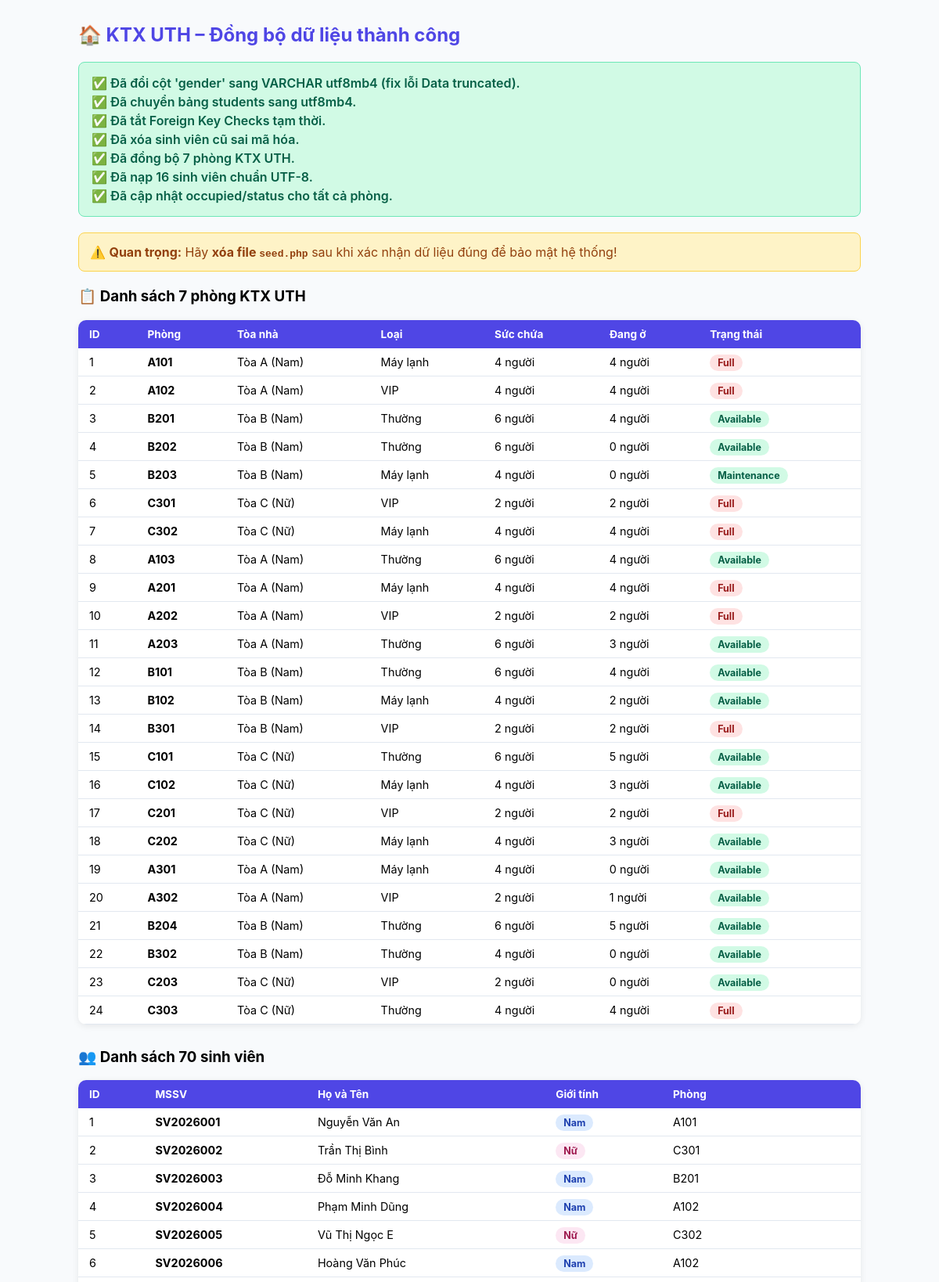
Page /seed.php (upper part) on the committed database.
### tables this page shows
CREATE TABLE IF NOT EXISTS `rooms` (
    `id` INT AUTO_INCREMENT PRIMARY KEY,
    `room_number` VARCHAR(20) NOT NULL UNIQUE,
    `building` VARCHAR(50) NOT NULL,
    `floor` INT NOT NULL DEFAULT 1,
    `room_type` VARCHAR(50) NOT NULL DEFAULT 'Thường',
    `capacity` INT NOT NULL DEFAULT 4,
    `occupied` INT NOT NULL DEFAULT 0,
    `price` DECIMAL(12,2) NOT NULL DEFAULT 600000,
    `status` ENUM('Available', 'Full', 'Maintenance') DEFAULT 'Available',
    `description` TEXT NULL,
    `created_at` TIMESTAMP DEFAULT CURRENT_TIMESTAMP
);

CREATE TABLE IF NOT EXISTS `students` (
    `id` INT AUTO_INCREMENT PRIMARY KEY,
    `user_id` INT NULL,
    `student_code` VARCHAR(20) NOT NULL UNIQUE,
    `fullname` VARCHAR(100) NOT NULL,
    `gender` ENUM('Nam', 'Nữ') NOT NULL,
    `dob` DATE NOT NULL,
    `phone` VARCHAR(15) NOT NULL,
    `email` VARCHAR(100) NOT NULL,
    `address` VARCHAR(255) NOT NULL,
    `faculty` VARCHAR(100) NOT NULL,
    `avatar` VARCHAR(255) DEFAULT 'default.png',
    `room_id` INT NULL,
    `created_at` TIMESTAMP DEFAULT CURRENT_TIMESTAMP,
    FOREIGN KEY (`user_id`) REFERENCES `users`(`id`) ON DELETE SET NULL,
    FOREIGN KEY (`room_id`) REFERENCES `rooms`(`id`) ON DELETE SET NULL
);

### public/seed.php (the view, shortened to what this page needs)
<?php
try {
    $dsn = "mysql:host=" . (DatabaseConfig::getHost()) . ";dbname=" . (DatabaseConfig::getName()) . ";charset=utf8mb4";
    $pdo = new PDO($dsn, DatabaseConfig::getUser(), DatabaseConfig::getPass(), [
        PDO::ATTR_ERRMODE => PDO::ERRMODE_EXCEPTION,
        PDO::ATTR_DEFAULT_FETCH_MODE => PDO::FETCH_ASSOC,
        PDO::ATTR_EMULATE_PREPARES => true
    ]);
    $pdo->exec("SET NAMES utf8mb4 COLLATE utf8mb4_unicode_ci");
    $pdo->exec("SET CHARACTER SET utf8mb4");
    $pdo->exec("SET collation_connection = utf8mb4_unicode_ci");
    $log = [];
    $pdo->exec("ALTER TABLE students MODIFY COLUMN gender VARCHAR(10) CHARACTER SET utf8mb4 COLLATE utf8mb4_unicode_ci NOT NULL DEFAULT 'Nam'");
    $log[] = "✅ Đã đổi cột 'gender' sang VARCHAR utf8mb4 (fix lỗi Data truncated).";
    $pdo->exec("ALTER TABLE students CONVERT TO CHARACTER SET utf8mb4 COLLATE utf8mb4_unicode_ci");
    $log[] = "✅ Đã chuyển bảng students sang utf8mb4.";
    $pdo->exec("SET FOREIGN_KEY_CHECKS = 0");
    $log[] = "✅ Đã tắt Foreign Key Checks tạm thời.";
    $pdo->exec("DELETE FROM students WHERE id <= 20");
    $log[] = "✅ Đã xóa sinh viên cũ sai mã hóa.";
    $pdo->exec("INSERT INTO rooms (id, room_number, building, floor, room_type, capacity, occupied, price, status, description) VALUES
        (1, 'A101', 'Tòa A (Nam)', 1, 'Máy lạnh', 4, 0, 600000.00, 'Available', 'Phòng máy lạnh Tòa A, 4 giường tầng cao cấp, quạt treo tường, bàn học cá nhân.'),
        (2, 'A102', 'Tòa A (Nam)', 1, 'VIP', 4, 0, 850000.00, 'Available', 'Phòng VIP UTH ban công rộng rãi, máy lạnh Inverter, tủ lạnh riêng, vệ sinh khép kín.'),
        (3, 'B201', 'Tòa B (Nam)', 2, 'Thường', 6, 0, 450000.00, 'Available', 'Phòng tiêu chuẩn Tòa B 6 giường quạt trần khép kín, sạch sẽ, thoáng mát, chi phí tiết kiệm.'),
        (4, 'B202', 'Tòa B (Nam)', 2, 'Thường', 6, 0, 450000.00, 'Available', 'Phòng trống hoàn toàn (chưa có sinh viên ở), vừa dọn dẹp và sơn sửa, sẵn sàng ở ngay.'),
        (5, 'B203', 'Tòa B (Nam)', 2, 'Máy lạnh', 4, 0, 600000.00, 'Available', 'Phòng trống trang bị máy lạnh mới, ban công view thoáng mát (phòng trống đồ).'),
        (6, 'C301', 'Tòa C (Nữ)', 3, 'VIP', 2, 0, 1200000.00, 'Available', 'Phòng VIP 2 giường cho nữ UTH, trang bị máy giặt riêng, tủ quần áo gỗ, khu an ninh 24/7.'),
        (7, 'C302', 'Tòa C (Nữ)', 3, 'Máy lạnh', 4, 0, 700000.00, 'Available', 'Phòng nữ trống hoàn toàn (chưa có sinh viên ở), khép kín đầy đủ tiện nghi.')
        ON DUPLICATE KEY UPDATE
            building=VALUES(building), floor=VALUES(floor), room_type=VALUES(room_type),
            capacity=VALUES(capacity), price=VALUES(price), status=VALUES(status), description=VALUES(description)");
    $log[] = "✅ Đã đồng bộ 7 phòng KTX UTH.";
    $log[] = "✅ Đã nạp " . count($students) . " sinh viên chuẩn UTF-8.";
    $rooms = $pdo->query("SELECT id, capacity FROM rooms")->fetchAll();
    foreach ($rooms as $room) {
        $cnt = (int)$pdo->query("SELECT COUNT(*) as c FROM students WHERE room_id = " . $room['id'])->fetch()['c'];
        $status = ($cnt >= $room['capacity']) ? 'Full' : 'Available';
        $pdo->exec("UPDATE rooms SET occupied = $cnt, status = '$status' WHERE id = " . $room['id']);
    }
    $log[] = "✅ Đã cập nhật occupied/status cho tất cả phòng.";
    $roomsResult = $pdo->query("SELECT id, room_number, building, room_type, capacity, occupied, status FROM rooms ORDER BY id")->fetchAll();
    $stuResult   = $pdo->query("SELECT s.id, s.student_code, s.fullname, s.gender, r.room_number FROM students s LEFT JOIN rooms r ON s.room_id = r.id ORDER BY s.id")->fetchAll();
} catch (Exception $e) {
    die("<pre style='color:red'>LỖI: " . $e->getMessage() . "</pre>");
}
?>
<!DOCTYPE html>
<html lang="vi">
<head>
</head>
<body>
<h2>🏠 KTX UTH – Đồng bộ dữ liệu thành công</h2>
<div class="log">
  <?php foreach ($log as $l): ?><p><?= $l ?></p><?php endforeach; ?>
</div>
<div class="warn">⚠️ <strong>Quan trọng:</strong> Hãy <strong>xóa file <code>seed.php</code></strong> sau khi xác nhận dữ liệu đúng để bảo mật hệ thống!</div>
<h3>📋 Danh sách 7 phòng KTX UTH</h3>
<table>
  <tr><th>ID</th><th>Phòng</th><th>Tòa nhà</th><th>Loại</th><th>Sức chứa</th><th>Đang ở</th><th>Trạng thái</th></tr>
  <?php foreach ($roomsResult as $r): ?>
  <tr>
    <td><?= $r['id'] ?></td>
    <td><strong><?= $r['room_number'] ?></strong></td>
    <td><?= htmlspecialchars($r['building']) ?></td>
    <td><?= htmlspecialchars($r['room_type']) ?></td>
    <td><?= $r['capacity'] ?> người</td>
    <td><?= $r['occupied'] ?> người</td>
    <td><span class="badge <?= $r['status']==='Full'?'full':'av' ?>"><?= $r['status'] ?></span></td>
  </tr>
  <?php endforeach; ?>
</table>
<h3>👥 Danh sách <?= count($stuResult) ?> sinh viên</h3>
<table>
  <tr><th>ID</th><th>MSSV</th><th>Họ và Tên</th><th>Giới tính</th><th>Phòng</th></tr>
  <?php foreach ($stuResult as $s): ?>
  <tr>
    <td><?= $s['id'] ?></td>
    <td><strong><?= $s['student_code'] ?></strong></td>
    <td><?= htmlspecialchars($s['fullname']) ?></td>
    <td><span class="badge <?= $s['gender']==='Nam'?'nam':'nu' ?>"><?= htmlspecialchars($s['gender']) ?></span></td>
    <td><?= $s['room_number'] ? $s['room_number'] : '<span style="color:#999">Chưa xếp phòng</span>' ?></td>
  </tr>
  <?php endforeach; ?>
</table>
</body>
</html>

### public/seed.php (style rules this page uses)
body { font-family: Inter, sans-serif; max-width: 1000px; margin: 30px auto; background: #f8fafc; }
h2 { color: #4f46e5; }
.log { background: #d1fae5; border: 1px solid #6ee7b7; padding: 12px 16px; border-radius: 8px; margin-bottom: 20px; }
.log p { margin: 4px 0; font-weight: 600; color: #065f46; }
table { width: 100%; border-collapse: collapse; background: white; border-radius: 10px; overflow: hidden; box-shadow: 0 2px 8px rgba(0,0,0,.08); margin-bottom: 30px; }
th { background: #4f46e5; color: white; padding: 10px 14px; text-align: left; font-size: .85rem; }
td { padding: 9px 14px; border-bottom: 1px solid #e2e8f0; font-size: .9rem; }
.badge { padding: 3px 10px; border-radius: 999px; font-size: .78rem; font-weight: 700; }
.nam { background: #dbeafe; color: #1e40af; }
.nu { background: #fce7f3; color: #9d174d; }
.full { background: #fee2e2; color: #991b1b; }
.av { background: #d1fae5; color: #065f46; }
.warn { background: #fef3c7; color: #92400e; padding: 14px; border-radius: 8px; margin-bottom: 20px; border: 1px solid #fcd34d; }

### rows in the picture
rooms: id "1", room_number "A101", building "Tòa A (Nam)", room_type "Máy lạnh", capacity "4", occupied "4", status "Full"
rooms: id "2", room_number "A102", building "Tòa A (Nam)", room_type "VIP", capacity "4", occupied "4", status "Full"
rooms: id "3", room_number "B201", building "Tòa B (Nam)", room_type "Thường", capacity "6", occupied "4", status "Available"
rooms: id "4", room_number "B202", building "Tòa B (Nam)", room_type "Thường", capacity "6", occupied "0", status "Available"
rooms: id "5", room_number "B203", building "Tòa B (Nam)", room_type "Máy lạnh", capacity "4", occupied "0", status "Maintenance"
rooms: id "6", room_number "C301", building "Tòa C (Nữ)", room_type "VIP", capacity "2", occupied "2", status "Full"
rooms: id "7", room_number "C302", building "Tòa C (Nữ)", room_type "Máy lạnh", capacity "4", occupied "4", status "Full"
rooms: id "8", room_number "A103", building "Tòa A (Nam)", room_type "Thường", capacity "6", occupied "4", status "Available"
rooms: id "9", room_number "A201", building "Tòa A (Nam)", room_type "Máy lạnh", capacity "4", occupied "4", status "Full"
rooms: id "10", room_number "A202", building "Tòa A (Nam)", room_type "VIP", capacity "2", occupied "2", status "Full"
rooms: id "11", room_number "A203", building "Tòa A (Nam)", room_type "Thường", capacity "6", occupied "3", status "Available"
rooms: id "12", room_number "B101", building "Tòa B (Nam)", room_type "Thường", capacity "6", occupied "4", status "Available"
rooms: id "13", room_number "B102", building "Tòa B (Nam)", room_type "Máy lạnh", capacity "4", occupied "2", status "Available"
rooms: id "14", room_number "B301", building "Tòa B (Nam)", room_type "VIP", capacity "2", occupied "2", status "Full"
rooms: id "15", room_number "C101", building "Tòa C (Nữ)", room_type "Thường", capacity "6", occupied "5", status "Available"
rooms: id "16", room_number "C102", building "Tòa C (Nữ)", room_type "Máy lạnh", capacity "4", occupied "3", status "Available"
rooms: id "17", room_number "C201", building "Tòa C (Nữ)", room_type "VIP", capacity "2", occupied "2", status "Full"
rooms: id "18", room_number "C202", building "Tòa C (Nữ)", room_type "Máy lạnh", capacity "4", occupied "3", status "Available"
rooms: id "19", room_number "A301", building "Tòa A (Nam)", room_type "Máy lạnh", capacity "4", occupied "0", status "Available"
rooms: id "20", room_number "A302", building "Tòa A (Nam)", room_type "VIP", capacity "2", occupied "1", status "Available"
rooms: id "21", room_number "B204", building "Tòa B (Nam)", room_type "Thường", capacity "6", occupied "5", status "Available"
rooms: id "22", room_number "B302", building "Tòa B (Nam)", room_type "Thường", capacity "4", occupied "0", status "Available"
rooms: id "23", room_number "C203", building "Tòa C (Nữ)", room_type "VIP", capacity "2", occupied "0", status "Available"
rooms: id "24", room_number "C303", building "Tòa C (Nữ)", room_type "Thường", capacity "4", occupied "4", status "Full"
students: id "1", student_code "SV2026001", fullname "Nguyễn Văn An", gender "Nam", room.room_number "A101"
students: id "2", student_code "SV2026002", fullname "Trần Thị Bình", gender "Nữ", room.room_number "C301"
students: id "3", student_code "SV2026003", fullname "Đỗ Minh Khang", gender "Nam", room.room_number "B201"
students: id "4", student_code "SV2026004", fullname "Phạm Minh Dũng", gender "Nam", room.room_number "A102"
students: id "5", student_code "SV2026005", fullname "Vũ Thị Ngọc E", gender "Nữ", room.room_number "C302"
students: id "6", student_code "SV2026006", fullname "Hoàng Văn Phúc", gender "Nam", room.room_number "A102"

### other values in the picture
$l "✅ Đã đổi cột 'gender' sang VARCHAR utf8mb4 (fix lỗi Data truncated)."
$l "✅ Đã chuyển bảng students sang utf8mb4."
$l "✅ Đã tắt Foreign Key Checks tạm thời."
$l "✅ Đã xóa sinh viên cũ sai mã hóa."
$l "✅ Đã đồng bộ 7 phòng KTX UTH."
$l "✅ Đã nạp 16 sinh viên chuẩn UTF-8."
$l "✅ Đã cập nhật occupied/status cho tất cả phòng."
count($stuResult) "70"
